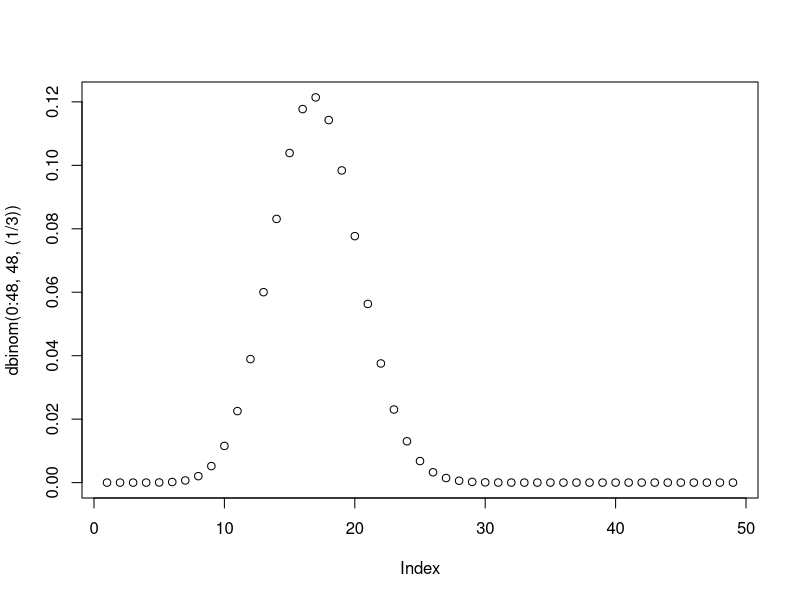
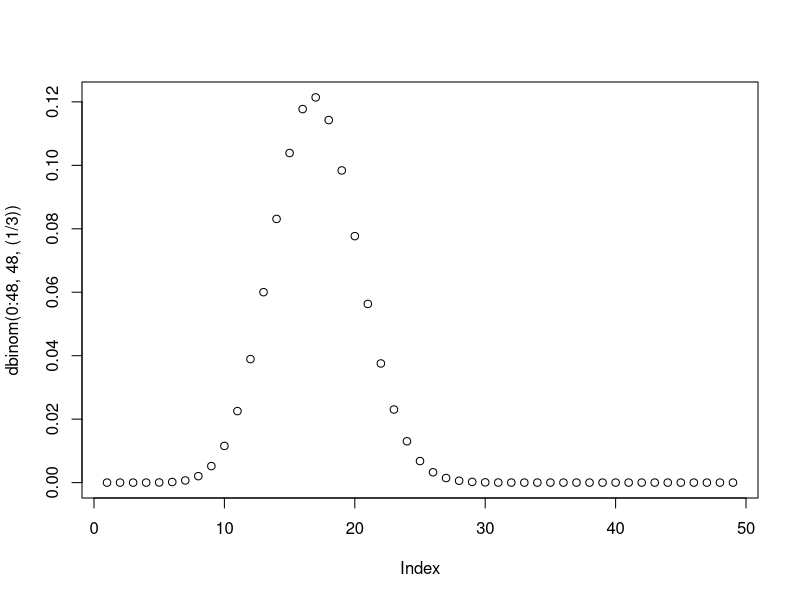

These figures' R source, in order:
# a
X ~ Bin(48, 1/3)

# b
48 * (1/3)

(48 * (1/3)) * (1-(1/3))

sqrt((48 * (1/3)) * (1-(1/3)))

# c
plot(dbinom(0:48, 48, (1/3)))
plot(dbinom(0:48, 48, (1/3)))

# d
# ausgeschlossen wird
# WRONG 1 - pbinom(20, 48, (1/3))

# e
30/48

1 - pbinom(29, 48, 1/3)
pWert <- sum (dbinom(30:48, 48, 1/3))

# f
30/48

# g
